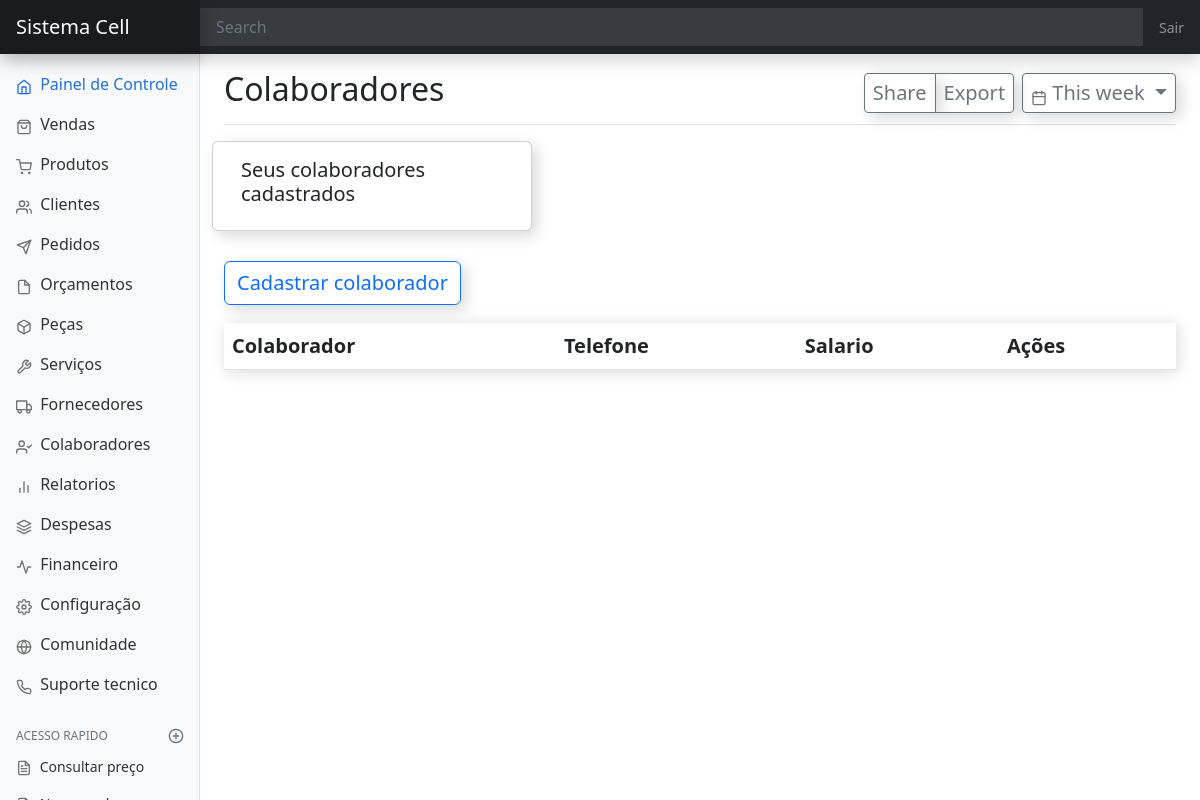
/colaborador/ (signed in), run on an earlier commit of the app's database.
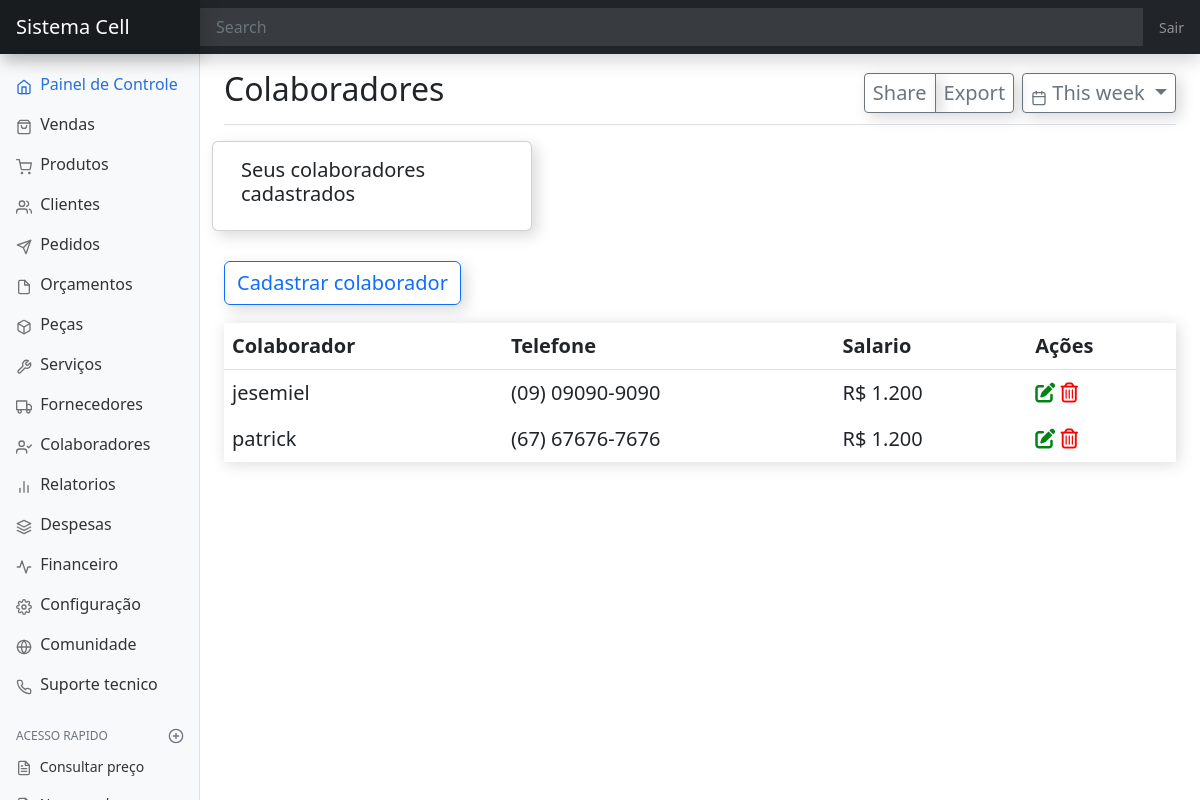
And on a later commit of the database.
### colaborador/models.py (models this page shows, shortened)
class Colaborador(models.Model):
    usuario = models.ForeignKey(User, on_delete=models.PROTECT)
    nome_colaborador = models.CharField(max_length=90)
    data_criacao = models.DateTimeField(auto_now_add=True, editable=False)
    data_edicao = models.DateTimeField(auto_now=True, editable=False)
    data_nascimento = models.DateField(null=True, blank=True)
    cpf = models.CharField(max_length=14, null=True, blank=True)
    telefone_contato = models.CharField(max_length=15)
    telefone_contato_2 = models.CharField(max_length=15, null=True, blank=True)
    rua = models.CharField(max_length=99, null=True, blank=True)
    numero_casa = models.IntegerField(null=True, blank=True)
    bairro = models.CharField(max_length=90, null=True, blank=True)
    cargo = models.CharField(max_length=90, null=True, blank=True)
    salario = models.DecimalField(max_digits=9, decimal_places=2, null=True, blank=True)
    data_pagamento = models.DateField(null=True, blank=True)
    observacao = models.TextField(null=True, blank=True)

### colaborador/views.py (the view)
# urls.py: path('colaborador/', login_required(ListaColaborador.as_view()), name='colaborador'),
class ListaColaborador(ListView):
    model = Colaborador
    template_name = 'colaborador/pagina-inicial-colaborador.html'
    def get_queryset(self):
        return Colaborador.objects.filter(usuario=self.request.user)

### colaborador/templates/colaborador/pagina-inicial-colaborador.html (shortened to what this page needs)
{% extends 'dashboard/pagina-inicial.html' %}
{% block titulo %}
Colaboradores
{% endblock titulo%}
{% block conteudo %}
<div class="row" id="total-colaborador">
    <div class="card">
        <div class="card-body">
            <h5 class="card-title">Seus colaboradores cadastrados <b></b></h5>
        </div>
    </div>
</div>
<div style="margin-top: 30px;">
<a class="btn btn-outline-primary" data-toggle="modal" data-target="#staticBackdrop" hx-get="{% url 'cadastrar-colaborador' %}"
    hx-target="#adicionar-conteudo" hx-swap="innerHTML">Cadastrar colaborador</a>
</div>
<div style="padding-top:18px">
    <table class="table table-borderless table-hover" style="box-shadow: 2px 2px 15px 0px rgba(4, 4, 4, 0.15);">
        <thead style="border-bottom: 0.15px solid rgb(229, 224, 224)">
            <tr>
                <th>Colaborador</th>
                <th>Telefone</th>
                <th>Salario</th>
                <th>Ações</th>
            </tr>
        </thead>
        <tbody id="colaborador-Tbody">
            {% include 'colaborador/tabela/tabela-colaborador.html' %}
        </tbody>
    </table>
</div>
{% endblock conteudo %}

### colaborador/templates/colaborador/tabela/linhas-tabela-colaborador.html
<tr id="colaboradorTr{{ object.pk }}">
    <td>{{ object.nome_colaborador }}</td>
    <td>{{ object.telefone_contato }}</td>
    <td>R$ {{ object.salario|default:'1.200' }}</td>
    <td>
        <span data-toggle="modal" data-target="#staticBackdrop" hx-get="{% url 'editar-colaborador' object.pk %}"
            hx-target="#adicionar-conteudo">
            <i class="fa-solid fa-pen-to-square" style="color: rgb(4, 131, 21);"></i>
        </span>
        <span data-toggle="modal" data-target="#success_tic_delete" hx-get="{% url 'apagar-colaborador' object.pk %}"
            hx-confirm="Deseja mesmo apagar {{ object.nome_colaborador }}" hx-target="closest tr"
            hx-swap="outerHTML swap:300ms">
            <i class="fa-regular fa-trash-can" style="color: red;"></i>
        </span>
    </td>
</tr>

What changed in the data, as far as the page shows it:
added Colaborador: nome_colaborador "jesemiel", telefone_contato "(09) 09090-9090", salario "1.200"
added Colaborador: nome_colaborador "patrick", telefone_contato "(67) 67676-7676", salario "1.200"
